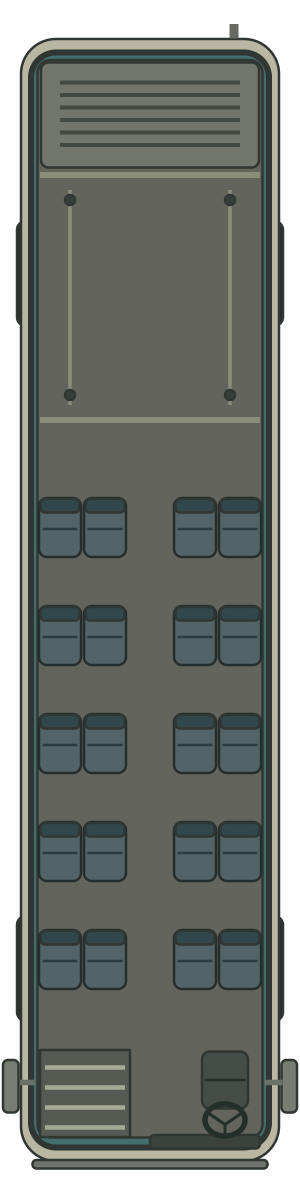
#> input picture dev/art/m4/autobus/layout.png, 600 x 2400 px (shown at 1/2 size)
$ python -i frame.py   (imports and definitions only)
#> lines starting #> are read from the running program, lines starting #| are printed output that depends on the picture
"""Calibrate generated padding/proportions into the authored bus frame.

The generator emits a wider canvas than the requested 1:4 layout. These are
framing/resampling operations only; no painting or alpha extraction.
"""
from pathlib import Path
from PIL import Image

HERE = Path(__file__).resolve().parent
SIZE = (600,2400)
DEST = (12,48,588,2352)
BODY_X_MAP = [(0,0),(60,42),(540,558),(600,600)]


def frame(source: Path) -> Image.Image:
#> called with source = 'layout.png'
    image = Image.open(source).convert("RGBA")
#> image is the input picture: PIL image 600x2400 RGBA; mean R, G, B, A 76.2, 80.7, 75.3, 210.6
    bounds = image.getchannel("A").point(lambda value:255 if value > 8 else 0).getbbox()
#> bounds = (3, 48, 597, 2340)
    if not bounds:
        raise ValueError("Empty source")
    fitted = image.crop(bounds).resize((DEST[2]-DEST[0],DEST[3]-DEST[1]),Image.Resampling.LANCZOS)
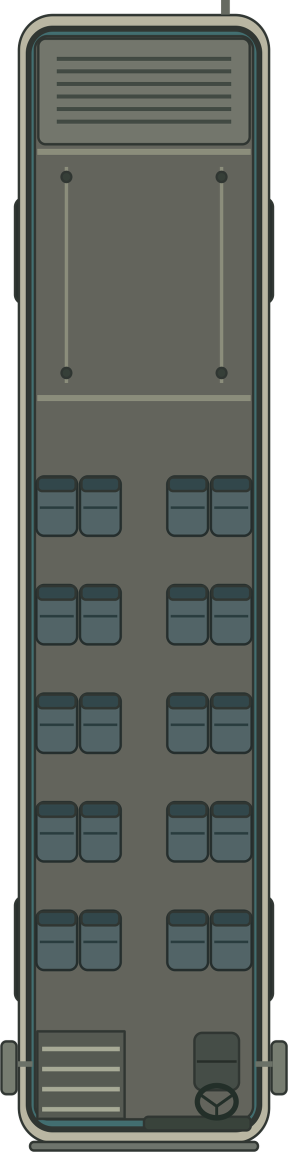
#> fitted: PIL image 576x2304 RGBA (shown at 1/2 size); mean R, G, B, A 80.8, 85.5, 79.8, 222.7; transparent parts drawn white
    result = Image.new("RGBA",SIZE)
#> result: PIL image 600x2400 RGBA; every value is 0
    result.paste(fitted,DEST[:2])
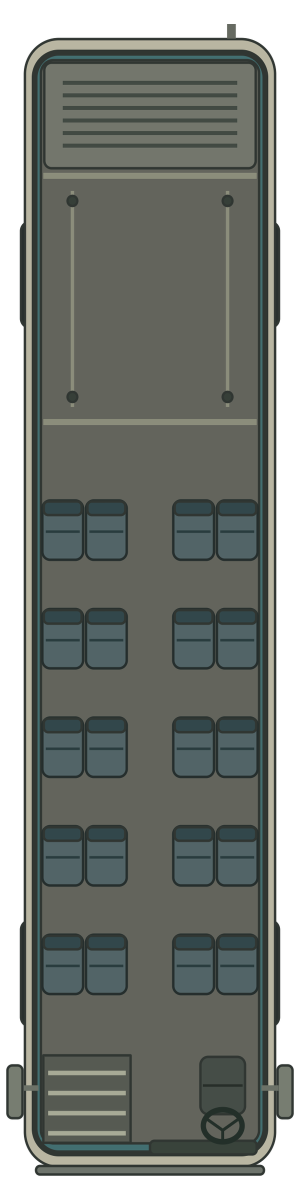
#> result: PIL image 600x2400 RGBA (shown at 1/2 size); mean R, G, B, A 74.5, 78.8, 73.6, 205.2; transparent parts drawn white
    # Restore the drawn body's 2.58 m width without clipping its mirrors:
    # expand the body region and compress only the outer mirror margins.
    calibrated = Image.new("RGBA",SIZE)
    for (src_left,dst_left),(src_right,dst_right) in zip(BODY_X_MAP,BODY_X_MAP[1:]):
        band = result.crop((src_left,0,src_right,SIZE[1]))
        band = band.resize((dst_right-dst_left,SIZE[1]),Image.Resampling.LANCZOS)
        calibrated.paste(band,(dst_left,0))
#> this loop made 3 passes
#> pass 1, in frame, `band = band.resize((dst_right-dst_left,SIZE[1]),Image.Resampling.LANCZ..`:
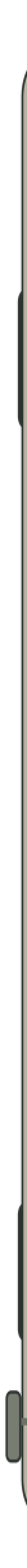
#> band: PIL image 42x2400 RGBA (shown at 1/2 size); mean R, G, B, A 30, 30.5, 27.5, 60.3; transparent parts drawn white
#> pass 2, in frame, `band = result.crop((src_left,0,src_right,SIZE[1]))`:
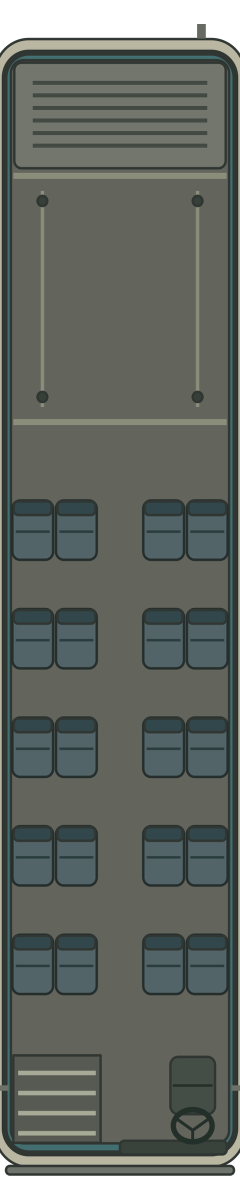
#> band: PIL image 480x2400 RGBA (shown at 1/2 size); mean R, G, B, A 85.7, 91, 85.2, 241.4; transparent parts drawn white
#> pass 2, in frame, `band = band.resize((dst_right-dst_left,SIZE[1]),Image.Resampling.LANCZ..`:
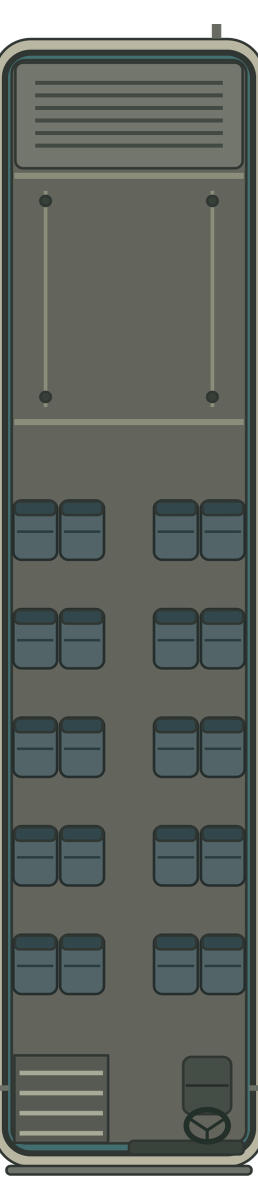
#> band: PIL image 516x2400 RGBA (shown at 1/2 size); mean R, G, B, A 85.7, 91, 85.2, 241.4; transparent parts drawn white
#> after the loop:
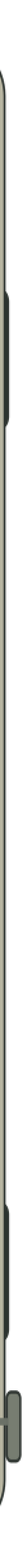
#> band: PIL image 42x2400 RGBA (shown at 1/2 size); mean R, G, B, A 30.1, 30.5, 27.6, 60.3; transparent parts drawn white
#> after the loop:
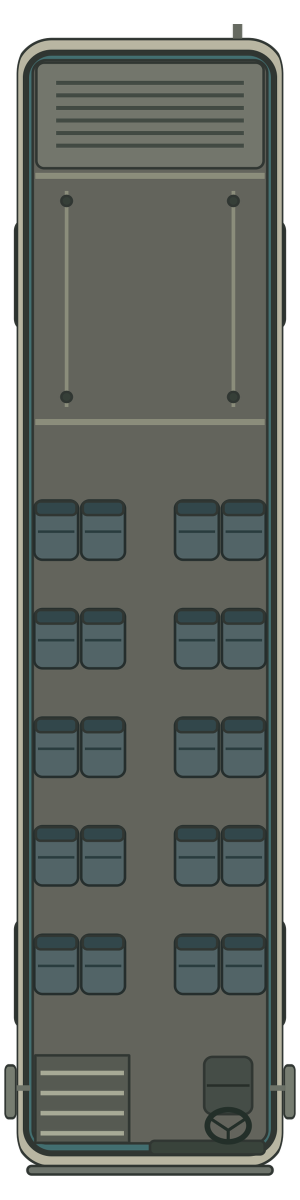
#> calibrated: PIL image 600x2400 RGBA (shown at 1/2 size); mean R, G, B, A 77.9, 82.5, 77.1, 216.1; transparent parts drawn white
#> (the run stopped early here; a loop or call above may not have finished)

$ run again, on dev/art/m4/autobus/portrait-v1.png
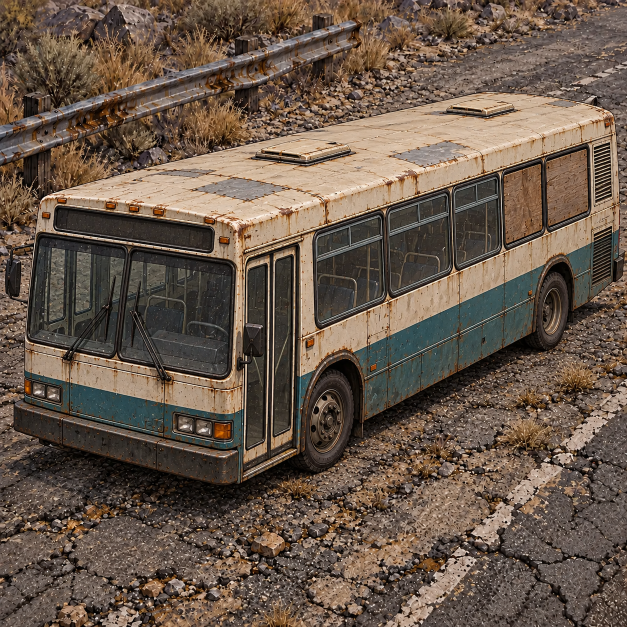
#> input picture dev/art/m4/autobus/portrait-v1.png, 1254 x 1254 px (shown at 1/2 size)
#> bounds = (0, 0, 1254, 1254)
#> in frame, `fitted = image.crop(bounds).resize((DEST[2]-DEST[0],DEST[3]-DEST[1]),I..`:
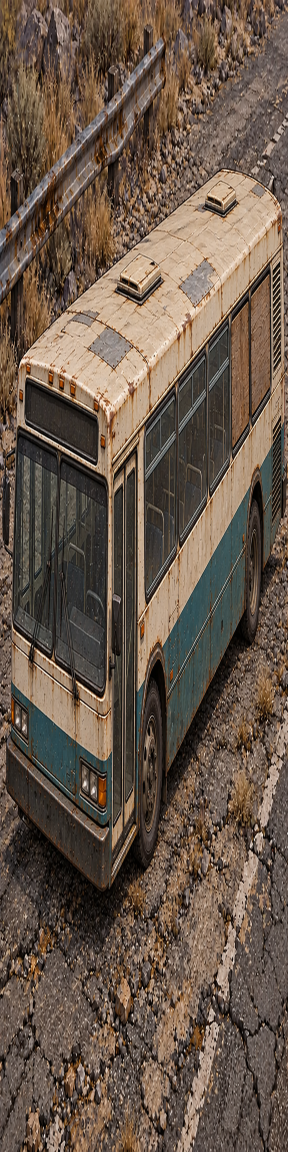
#> fitted: PIL image 576x2304 RGBA (shown at 1/2 size); mean R, G, B, A 104.8, 88.3, 74.7, 255
#> after the loop in frame, `for (src_left,dst_left),(src_right,dst_right) in zip(BODY_X_MAP,BODY_X..`:
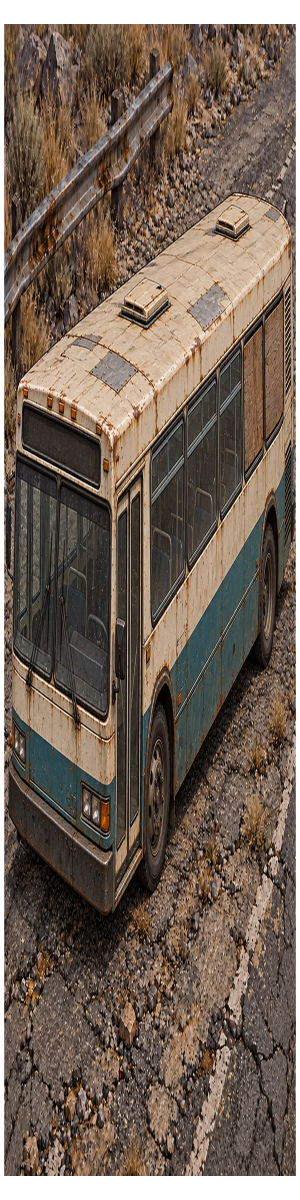
#> calibrated: PIL image 600x2400 RGBA (shown at 1/2 size); mean R, G, B, A 98.6, 83.1, 70.3, 238; transparent parts drawn white

$ run again, on dev/art/m4/autobus/roof-off-before-windshield.png
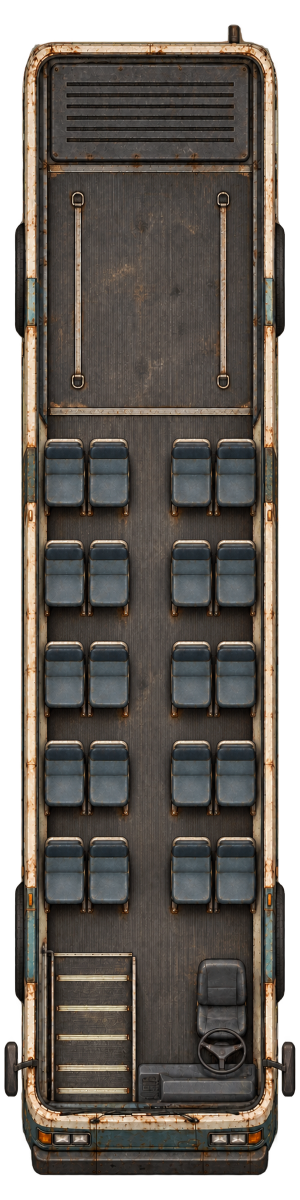
#> input picture dev/art/m4/autobus/roof-off-before-windshield.png, 600 x 2400 px (shown at 1/2 size)
#> in frame, image is the input picture: PIL image 600x2400 RGBA; mean R, G, B, A 69.8, 63.7, 57.2, 206.7
#> bounds = (8, 48, 591, 2351)
#> in frame, `fitted = image.crop(bounds).resize((DEST[2]-DEST[0],DEST[3]-DEST[1]),I..`:
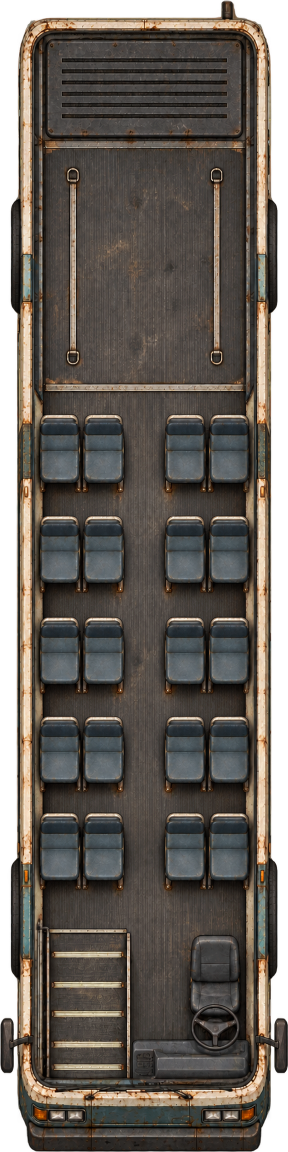
#> fitted: PIL image 576x2304 RGBA (shown at 1/2 size); mean R, G, B, A 74.3, 67.8, 60.9, 221.7; transparent parts drawn white
#> after the loop in frame, `for (src_left,dst_left),(src_right,dst_right) in zip(BODY_X_MAP,BODY_X..`:
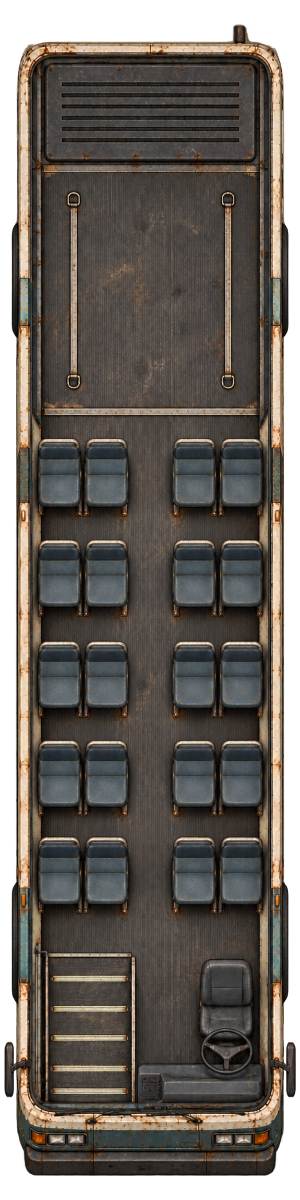
#> calibrated: PIL image 600x2400 RGBA (shown at 1/2 size); mean R, G, B, A 70.8, 64.8, 58.5, 214.7; transparent parts drawn white
